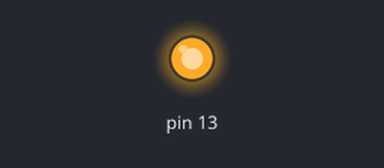
Recording of a sketch running on a simulated Arduino Uno, built with avr-gcc and run on an emulated ATmega328P. On the bench: output pins drawn as LEDs (lit = HIGH).

Above: at 0.05 s.
At 4.35 s:
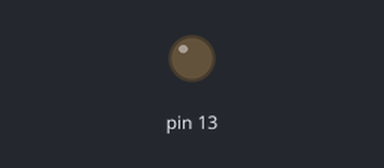
Timing chart, 0 to 4.8 s (numbered marks = the images above):
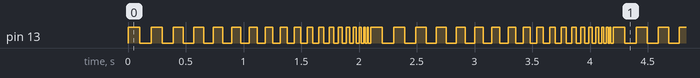

The sketch:

TimeVaryingBlink.ino
```cpp
void setup() {
	pinMode(13, OUTPUT);
}

void loop() {
	 for(int i=100; i>=0; i=i-5){
	    digitalWrite(13, HIGH);
		delay(i);
		digitalWrite(13, LOW);
		delay(i);
	 }
}
```

Measured:
- by itself, pin 13: moves between LOW and HIGH, repeating every 2.1 s
